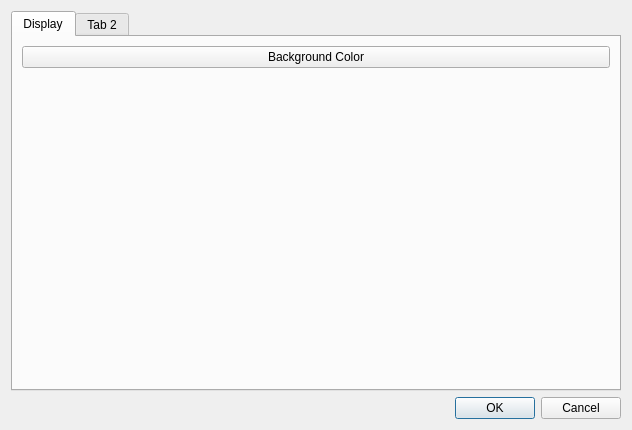
<?xml version="1.0" encoding="UTF-8"?>
<ui version="4.0">
 <class>PreferencesDialog</class>
 <widget class="QDialog" name="PreferencesDialog">
  <property name="windowModality">
   <enum>Qt::WindowModal</enum>
  </property>
  <property name="geometry">
   <rect>
    <x>0</x>
    <y>0</y>
    <width>632</width>
    <height>430</height>
   </rect>
  </property>
  <property name="windowTitle">
   <string>Dialog</string>
  </property>
  <layout class="QVBoxLayout" name="verticalLayout">
   <item>
    <widget class="QTabWidget" name="tabWidget">
     <widget class="QWidget" name="tab">
      <attribute name="title">
       <string>Display</string>
      </attribute>
      <layout class="QVBoxLayout" name="verticalLayout_2">
       <item>
        <widget class="QPushButton" name="backgroundColorButton">
         <property name="text">
          <string>Background Color</string>
         </property>
        </widget>
       </item>
       <item>
        <spacer name="verticalSpacer">
         <property name="orientation">
          <enum>Qt::Vertical</enum>
         </property>
         <property name="sizeHint" stdset="0">
          <size>
           <width>20</width>
           <height>40</height>
          </size>
         </property>
        </spacer>
       </item>
      </layout>
     </widget>
     <widget class="QWidget" name="tab_2">
      <attribute name="title">
       <string>Tab 2</string>
      </attribute>
     </widget>
    </widget>
   </item>
   <item>
    <widget class="QDialogButtonBox" name="buttonBox">
     <property name="orientation">
      <enum>Qt::Horizontal</enum>
     </property>
     <property name="standardButtons">
      <set>QDialogButtonBox::Cancel|QDialogButtonBox::Ok</set>
     </property>
    </widget>
   </item>
  </layout>
  <action name="actionPickColor">
   <property name="text">
    <string>pickColor</string>
   </property>
  </action>
 </widget>
 <resources/>
 <connections>
  <connection>
   <sender>buttonBox</sender>
   <signal>accepted()</signal>
   <receiver>PreferencesDialog</receiver>
   <slot>accept()</slot>
   <hints>
    <hint type="sourcelabel">
     <x>248</x>
     <y>254</y>
    </hint>
    <hint type="destinationlabel">
     <x>157</x>
     <y>274</y>
    </hint>
   </hints>
  </connection>
  <connection>
   <sender>buttonBox</sender>
   <signal>rejected()</signal>
   <receiver>PreferencesDialog</receiver>
   <slot>reject()</slot>
   <hints>
    <hint type="sourcelabel">
     <x>316</x>
     <y>260</y>
    </hint>
    <hint type="destinationlabel">
     <x>286</x>
     <y>274</y>
    </hint>
   </hints>
  </connection>
  <connection>
   <sender>backgroundColorButton</sender>
   <signal>clicked()</signal>
   <receiver>actionPickColor</receiver>
   <slot>trigger()</slot>
   <hints>
    <hint type="sourcelabel">
     <x>315</x>
     <y>60</y>
    </hint>
    <hint type="destinationlabel">
     <x>-1</x>
     <y>-1</y>
    </hint>
   </hints>
  </connection>
 </connections>
</ui>
